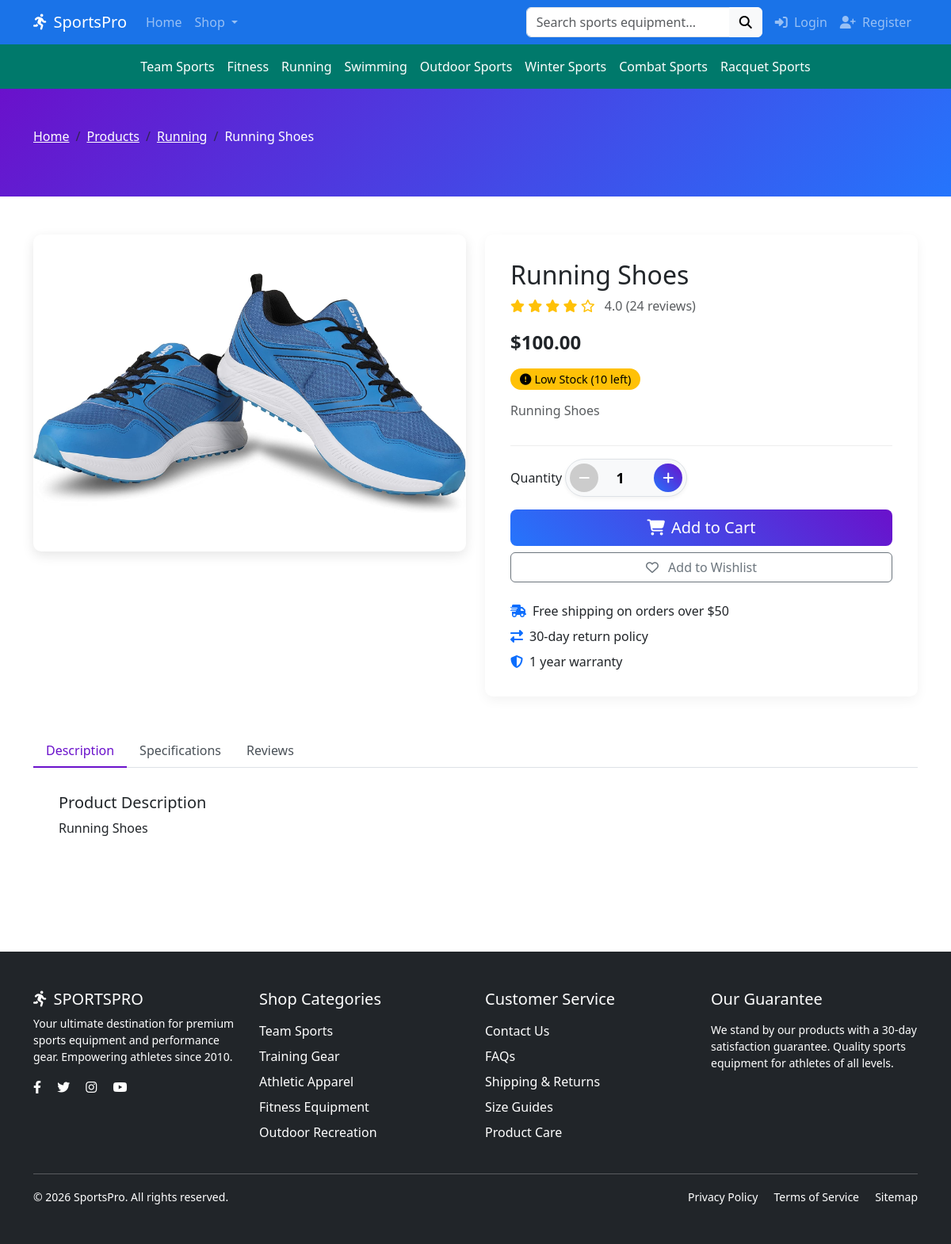
Before: /users/product/running-shoes/ with the older database file.
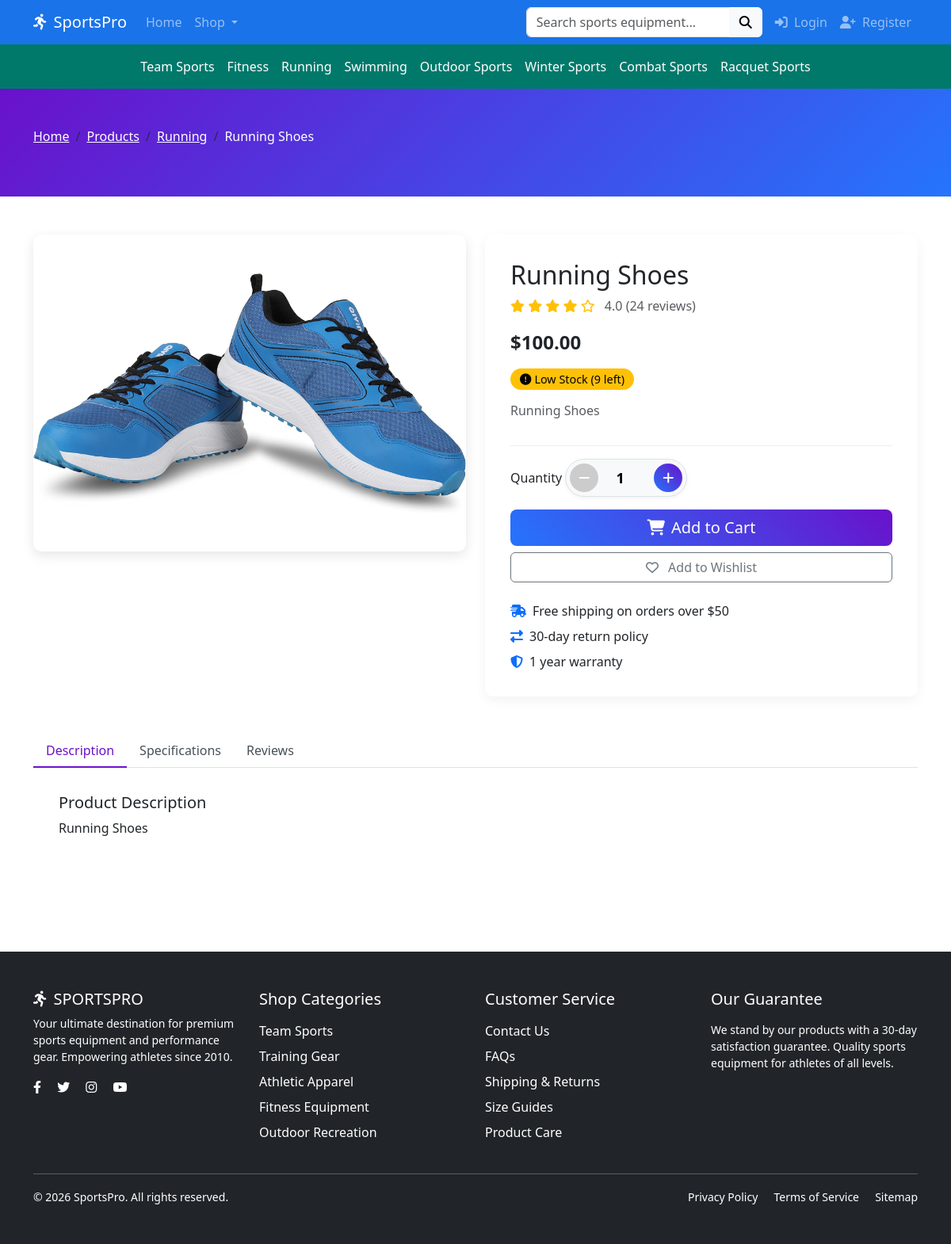
After: the same page with the newer database file.
### users/models.py (models this page shows, shortened)
class Product(models.Model):
    BRAND_CHOICES = [
        ('nike', 'Nike'),
        ('adidas', 'Adidas'),
        ('puma', 'Puma'),
        ('reebok', 'Reebok'),
        ('under_armour', 'Under Armour'),
        ('new_balance', 'New Balance'),
        ('wilson', 'Wilson'),
        ('speedo', 'Speedo'),
        ('other', 'Other')
    ]
    SIZE_CATEGORIES = [
        ('XS', 'Extra Small'),
        ('S', 'Small'),
        ('M', 'Medium'),
        ('L', 'Large'),
        ('XL', 'Extra Large'),
        ('XXL', 'Double Extra Large'),
        ('NA', 'Not Applicable')
    ]
    name = models.CharField(max_length=200)
    slug = models.SlugField(max_length=200, unique=True)
    category = models.ForeignKey(Category, on_delete=models.CASCADE, related_name='products')
    brand = models.CharField(max_length=20, choices=BRAND_CHOICES, default='other')
    description = models.TextField()
    features = models.TextField(blank=True, help_text="Key product features and specifications")
    price = models.DecimalField(max_digits=10, decimal_places=2)
    image = models.ImageField(upload_to='products/')
    stock = models.PositiveIntegerField(default=0)
    is_available = models.BooleanField(default=True)
    size = models.CharField(max_length=3, choices=SIZE_CATEGORIES, default='NA')
    weight = models.DecimalField(max_digits=6, decimal_places=2, null=True, blank=True, help_text="Weight in kg")
    created_at = models.DateTimeField(auto_now_add=True)
    updated_at = models.DateTimeField(auto_now=True)
    wishlisted_by = models.ManyToManyField(Users, related_name='wishlisted_items', blank=True)

class Category(models.Model):
    name = models.CharField(max_length=100, unique=True)
    slug = models.SlugField(max_length=100, unique=True)
    description = models.TextField(blank=True)
    image = models.ImageField(upload_to='categories/', blank=True)
    is_active = models.BooleanField(default=True)
    created_at = models.DateTimeField(auto_now_add=True)
    updated_at = models.DateTimeField(auto_now=True)
    class Meta:
        verbose_name_plural = 'Categories'

### users/views.py (the view)
# urls.py: path('product/<slug:product_slug>/', views.productDetail, name='product_detail'),
def productDetail(request, product_slug):
    product = get_object_or_404(Product, slug=product_slug, is_available=True)
    active_discount = ProductDiscount.objects.filter(
        product=product,
        is_active=True,
        valid_from__lte=timezone.now(),
        valid_to__gte=timezone.now()
    ).order_by('-discount_percent').first()
    related_products = Product.objects.filter(category=product.category).exclude(id=product.id)[:4]
    similar_brand_products = Product.objects.filter(
        brand=product.brand
    ).exclude(id=product.id)[:4]
    form = CartItemForm(product=product)
    context = {
        'product': product,
        'related_products': related_products,
        'similar_brand_products': similar_brand_products,
        'form': form,
        'active_discount': active_discount,
        'page_title': product.name
    }
    return render(request, 'users/product_detail.html', context)

### users/forms.py (shortened to what this page needs)
class CartItemForm(forms.ModelForm):
    quantity = forms.IntegerField(
        min_value=1,
        widget=forms.NumberInput(attrs={
            'class': 'form-control quantity-input',
            'min': '1',
            'value': '1'
        })
    )
    class Meta:
        model = CartItem
        fields = ['quantity']
    def __init__(self, *args, **kwargs):
        self.product = kwargs.pop('product', None)
        super().__init__(*args, **kwargs)

### users/templates/users/product_detail.html (shortened to what the changed rows need)
{% extends 'base.html' %}
{% load static %}
{% block content %}
<section class="product-header">
    <div class="container">
        <nav aria-label="breadcrumb">
            <ol class="breadcrumb mb-3">
                <li class="breadcrumb-item"><a href="{% url 'users:home' %}" class="text-white">Home</a></li>
                <li class="breadcrumb-item"><a href="{% url 'users:product_list' %}" class="text-white">Products</a></li>
                {% if product.category %}
                    <li class="breadcrumb-item">
                        <a href="{% url 'users:product_list_by_category' product.category.slug %}" class="text-white">
                            {{ product.category.name }}
                        </a>
                    </li>
                {% endif %}
                <li class="breadcrumb-item active text-white" aria-current="page">{{ product.name }}</li>
            </ol>
        </nav>
    </div>
</section>
<section class="py-5">
    <div class="container">
        <div class="row">
            <div class="col-md-6 mb-4">
                <div class="product-img-container">
                    {% if product.image %}
                        <img src="{{ product.image.url }}" class="product-img" alt="{{ product.name }}">
                    {% else %}
                        <img src="https://via.placeholder.com/600x600?text=No+Image" class="product-img" alt="{{ product.name }}">
                    {% endif %}
                </div>
            </div>
            <div class="col-md-6">
                <div class="product-details">
                    <div class="product-info">
                        <h1 class="h2 mb-2">{{ product.name }}</h1>
                        <div class="mb-3">
                            <div class="text-warning d-inline-block me-2">
                            </div>
                            <span class="text-muted">{{ product.rating|default:"4.0" }} ({{ product.review_count|default:"24" }} reviews)</span>
                        </div>
                        <div class="mb-3">
                            <div class="d-flex align-items-center mb-2">
                                {% if product.discount_price %}
                                    <span class="product-price discount-price me-2">${{ product.discount_price }}</span>
                                    <span class="product-price original-price me-2">${{ product.price }}</span>
                                    <span class="discount-badge">-{{ product.discount_percent }}% OFF</span>
                                {% else %}
                                    <span class="product-price">${{ product.price }}</span>
                                {% endif %}
                            </div>
                        </div>
                        <div class="mb-3">
                            {% if product.stock > 10 %}
                                <span class="stock-badge in-stock">
                                    <i class="fas fa-check-circle me-1"></i>In Stock
                                </span>
                            {% elif product.stock > 0 %}
                                <span class="stock-badge low-stock">
                                    <i class="fas fa-exclamation-circle me-1"></i>Low Stock ({{ product.stock }} left)
                                </span>
                            {% else %}
                                <span class="stock-badge out-stock">
                                    <i class="fas fa-times-circle me-1"></i>Out of Stock
                                </span>
                            {% endif %}
                        </div>
                        <p class="text-muted">
                            {{ product.description|truncatewords:30 }}
                        </p>
                    </div>
                    <form method="post" action="{% url 'users:add_to_cart' product.id %}" class="mb-4" id="add-to-cart-form">
                        <div class="mb-3">
                            <div class="quantity-selector">
                                <button type="button" class="quantity-btn" id="decrease-btn" {% if product.stock == 0 %}disabled{% endif %}>
                                    <i class="fas fa-minus"></i>
                                </button>
                                <input type="number" id="quantity" name="quantity" value="1" min="1" max="{{ product.stock }}"
                                    class="quantity-input" {% if product.stock == 0 %}disabled{% endif %}>
                                <button type="button" class="quantity-btn" id="increase-btn" {% if product.stock == 0 %}disabled{% endif %}>
                                    <i class="fas fa-plus"></i>
                                </button>
                            </div>
                        </div>
                    </form>
                </div>
            </div>
        </div>
        <div class="product-tabs">
            <div class="tab-content" id="productTabContent">
                <div class="tab-pane fade show active" id="description" role="tabpanel" aria-labelledby="description-tab">
                    <h5>Product Description</h5>
                    <p>{{ product.description|default:"No detailed description available for this product." }}</p>
                </div>
            </div>
        </div>
    </div>
</section>
{% endblock %}

Changed rows visible on the page:
changed Product "Running Shoes": stock "10" → "9"
